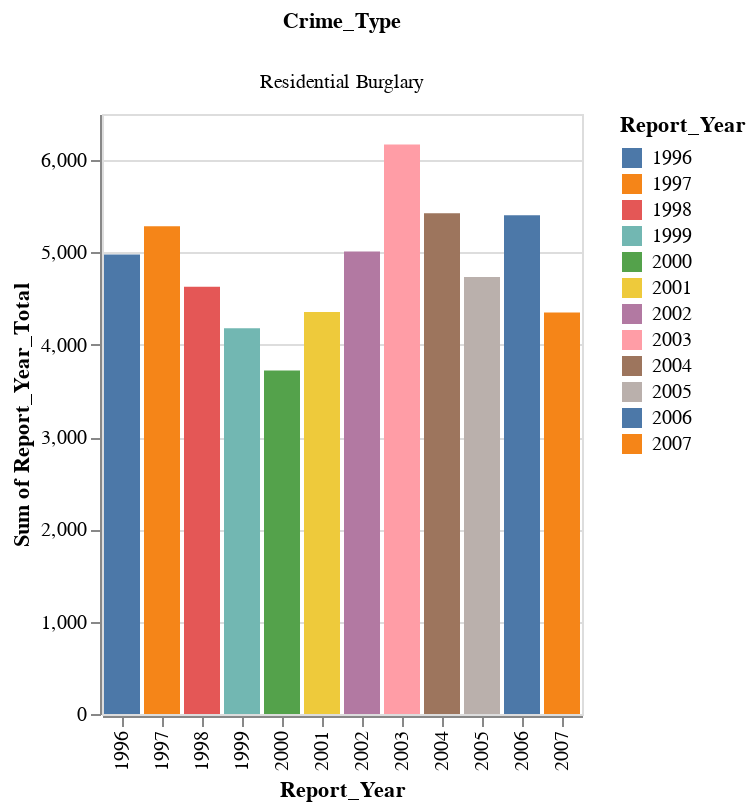

The notebook cell this image was saved under:
### Markdown cell above
**Residential Burglary**

### Code cell
residential_burglary = df[df['Crime_Type'] == 'Residential Burglary']
alt.Chart(residential_burglary).mark_bar().encode(
    x='Report_Year:O',
    y='sum(Report_Year_Total):Q',
    color='Report_Year:N',
    column='Crime_Type:N'
)

### Figure 1 — Vega-Lite specification as saved in the notebook (floating-point values rounded to 4 significant figures; data arrays with more than 128 entries replaced by an {"elided": "..."} marker saying what was removed)
{"config": {"view": {"continuousWidth": 400, "continuousHeight": 300}}, "data": {"name": "data-3c35196a0033673830e489d606ff2fc0"}, "mark": "bar", "encoding": {"color": {"type": "nominal", "field": "Report_Year"}, "column": {"type": "nominal", "field": "Crime_Type"}, "x": {"type": "ordinal", "field": "Report_Year"}, "y": {"type": "quantitative", "aggregate": "sum", "field": "Report_Year_Total"}}, "$schema": "https://vega.github.io/schema/vega-lite/v4.8.1.json", "datasets": {"data-3c35196a0033673830e489d606ff2fc0": {"elided": "1476 records"}}}
